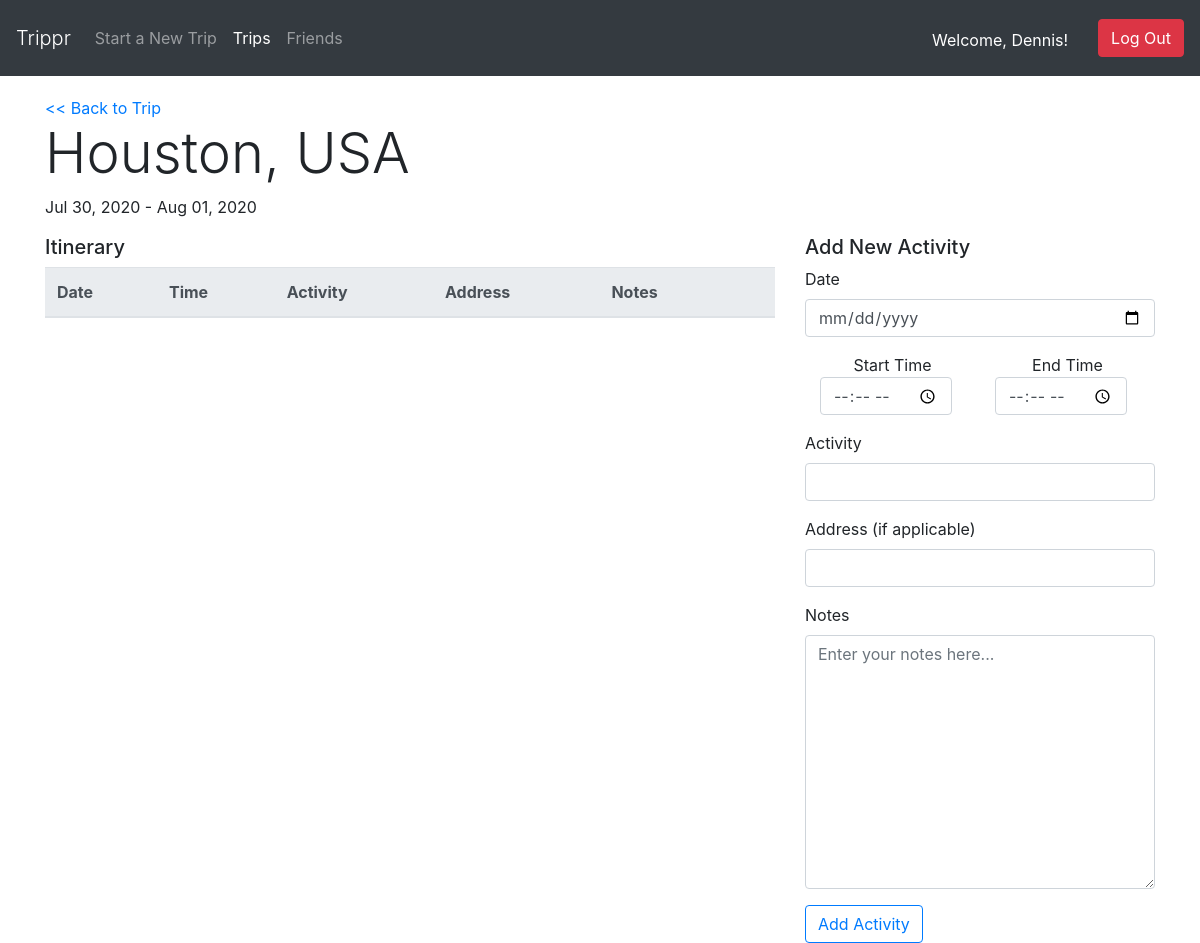
Page /dashboard/trips/2/itinerary (signed in) on the committed database.
### login_register_app/models.py (models this page shows)
class User(models.Model):
    first_name = models.CharField(max_length=255)
    last_name = models.CharField(max_length=255)
    birthday = models.DateField()
    email = models.CharField(max_length=255)
    password = models.CharField(max_length=255)
    friends = models.ManyToManyField('self')
    prof_pic = models.ImageField(upload_to='profile_image', blank=True, null=True)
    created_at = models.DateTimeField(auto_now_add=True)
    updated_at = models.DateTimeField(auto_now=True)
    objects = UserManager()

### trip_app/models.py (models this page shows)
class Trip(models.Model):
    city = models.CharField(max_length=255)
    country = models.CharField(max_length=255)
    state = models.CharField(max_length=255,blank=True)
    place = models.CharField(max_length=255,blank=True)
    start_date = models.DateField()
    end_date = models.DateField()
    created_by = models.ForeignKey(User, related_name="trips_created", on_delete=models.CASCADE)
    users_joined = models.ManyToManyField(User, related_name="trips_joined")
    created_at = models.DateTimeField(auto_now_add=True)
    updated_at = models.DateTimeField(auto_now=True)
    objects = TripManager()

### trip_app/views.py (the view)
# urls.py: path('trips/<int:trip_id>/itinerary', views.itinerary_dashboard),
def itinerary_dashboard(request, trip_id):
    context = {
        "curr_user": User.objects.get(id=request.session['user_id']),
        "curr_trip": Trip.objects.get(id=trip_id)
    }
    return render(request, 'itinerary.html', context)

### trip_app/templates/itinerary.html (shortened to what this page needs)
<!DOCTYPE html>
<html lang="en">
<head>
    <link rel="stylesheet" href="https://stackpath.bootstrapcdn.com/bootstrap/4.5.0/css/bootstrap.min.css">
    {% load static %}
    <link rel="stylesheet" type="text/css" href="{% static 'css/style.css' %}">
</head>
<body>
    <nav class="navbar navbar-dark bg-dark navbar-expand-lg">
        <a class="navbar-brand display-4" href="/dashboard">Trippr</a>
        <div class="collapse navbar-collapse" id="navbarSupportedContent">
            <ul class="navbar-nav mr-auto">
                <li class="nav-item">
                    <a class="nav-link" href="/dashboard/trips/new" tabindex="-1" aria-disabled="true">Start a New Trip</a>
                </li>
                <li class="nav-item">
                    <a class="nav-link active" href="/dashboard/trips" tabindex="-1" aria-disabled="true">Trips</a>
                </li>
                <li class="nav-item">
                    <a class="nav-link" href="/dashboard/friends" tabindex="-1" aria-disabled="true">Friends</a>
                </li>
            </ul>
        </div>
        <p class="greet">Welcome, {{ curr_user.first_name|title }}!</p>
        <form class="form-inline my-2 my-lg-0" method="POST" action="/logout">
            <button class="btn btn-danger my-2 my-sm-0" type="submit">Log Out</button>
        </form>
    </nav>
    <div class="container">
        <a href="/dashboard/trips/{{ curr_trip.id }}"><< Back to Trip</a>
        <div class="row">
            <div class="col-12">
                <h4 class="display-4">{{ curr_trip.city }}, {{ curr_trip.country }}</h4>
                <p>{{ curr_trip.start_date|date:'M d, Y' }} - {{ curr_trip.end_date|date:'M d, Y' }}</p>
            </div>
        </div>
        <div class="row justify-content-center">
            <div class="col-8">
                <h5>Itinerary</h5>
                <table class="table">
                    <thead class="thead-light">
                        <tr>
                            <th>Date</th>
                            <th>Time</th>
                            <th>Activity</th>
                            <th>Address</th>
                            <th>Notes</th>
                            <th></th>
                        </tr>
                    </thead>
                </table>
            </div>
            <div class="col-4">
                <h5>Add New Activity</h5>
                <form action="/dashboard/trips/{{ curr_trip.id }}/itinerary/new" method="POST">
                    <div class="form-group">
                        <label for="date">Date</label>
                        <input type="date" class="form-control" name="date" id="date">
                    </div>
                    <div class="form-group form-inline">
                        <div class="col-6">
                            <label for="start_time">Start Time</label>
                            <input type="time" class="form-control" name="start_time" id="start_time">
                        </div>
                        <div class="col-6">
                            <label for="end_time">End Time</label>
                            <input type="time" class="form-control" name="end_time" id="end_time">
                        </div>
                    </div>
                    <div class="form-group">
                        <label for="activity">Activity</label>
                        <input type="text" class="form-control" name="activity" id="activity">
                    </div>
                    <div class="form-group">
                        <label for="address">Address (if applicable)</label>
                        <input type="text" class="form-control" name="address" id="address">
                    </div>
                    <div class="form-group">
                        <label for="notes">Notes</label>
                        <textarea name="notes" id="notes" rows="10" class="form-control" placeholder="Enter your notes here..."></textarea>
                    </div>
                    <button type="submit" class="btn btn-outline-primary">Add Activity</button>
                </form>
            </div>
        </div>
    </div>
</body>
</html>

### trip_app/static/css/style.css (style rules this page uses)
.container { margin-top: 20px; }
p.greet { color: white; margin-top: 20px; margin-right: 30px; }

### rows in the picture
User: first_name "Dennis"
Trip: city "Houston", country "USA", start_date "Jul 30, 2020", end_date "Aug 01, 2020"
